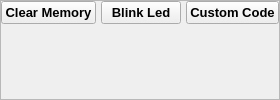
                 <widget class="QFrame" name="testFrame">
                  <property name="frameShape">
                   <enum>QFrame::Shape::StyledPanel</enum>
                  </property>
                  <property name="frameShadow">
                   <enum>QFrame::Shadow::Raised</enum>
                  </property>
                  <layout class="QHBoxLayout" name="horizontalLayout_9">
                   <property name="spacing">
                    <number>5</number>
                   </property>
                   <property name="leftMargin">
                    <number>0</number>
                   </property>
                   <property name="topMargin">
                    <number>0</number>
                   </property>
                   <property name="rightMargin">
                    <number>0</number>
                   </property>
                   <property name="bottomMargin">
                    <number>0</number>
                   </property>
                   <item alignment="Qt::AlignmentFlag::AlignTop">
                    <widget class="QPushButton" name="eraseButton">
                     <property name="font">
                      <font>
                       <pointsize>10</pointsize>
                       <bold>true</bold>
                      </font>
                     </property>
                     <property name="styleSheet">
                      <string notr="true">QPushButton:hover {
    background-color:rgba(90, 225, 115, 50);    
}


QPushButton:pressed {
    background-color:rgba(90, 225, 115, 150);
    border: 2px solid #CCCCCC; 
}
</string>
                     </property>
                     <property name="text">
                      <string>Clear Memory</string>
                     </property>
                     <property name="icon">
                      <iconset resource="resources.qrc">
                       <normaloff>:/Icons/chip.png</normaloff>:/Icons/chip.png</iconset>
                     </property>
                     <property name="iconSize">
                      <size>
                       <width>30</width>
                       <height>30</height>
                      </size>
                     </property>
                    </widget>
                   </item>
                   <item alignment="Qt::AlignmentFlag::AlignTop">
                    <widget class="QPushButton" name="blinkButton">
                     <property name="font">
                      <font>
                       <pointsize>10</pointsize>
                       <bold>true</bold>
                      </font>
                     </property>
                     <property name="styleSheet">
                      <string notr="true">QPushButton:hover {
    background-color:rgba(90, 225, 115, 50);    
}


QPushButton:pressed {
    background-color:rgba(90, 225, 115, 150);
    border: 2px solid #CCCCCC; 
}
</string>
                     </property>
                     <property name="text">
                      <string>Blink Led</string>
                     </property>
                     <property name="icon">
                      <iconset resource="resources.qrc">
                       <normaloff>:/Icons/blink.png</normaloff>:/Icons/blink.png</iconset>
                     </property>
                     <property name="iconSize">
                      <size>
                       <width>30</width>
                       <height>30</height>
                      </size>
                     </property>
                    </widget>
                   </item>
                   <item alignment="Qt::AlignmentFlag::AlignTop">
                    <widget class="QPushButton" name="hexButton">
                     <property name="font">
                      <font>
                       <pointsize>10</pointsize>
                       <bold>true</bold>
                      </font>
                     </property>
                     <property name="styleSheet">
                      <string notr="true">QPushButton:hover {
    background-color:rgba(90, 225, 115, 50);    
}


QPushButton:pressed {
    background-color:rgba(90, 225, 115, 150);
    border: 2px solid #CCCCCC; 
}
</string>
                     </property>
                     <property name="text">
                      <string>Custom Code</string>
                     </property>
                     <property name="icon">
                      <iconset resource="resources.qrc">
                       <normaloff>:/Icons/code.png</normaloff>:/Icons/code.png</iconset>
                     </property>
                     <property name="iconSize">
                      <size>
                       <width>30</width>
                       <height>30</height>
                      </size>
                     </property>
                    </widget>
                   </item>
                  </layout>
                 </widget>
